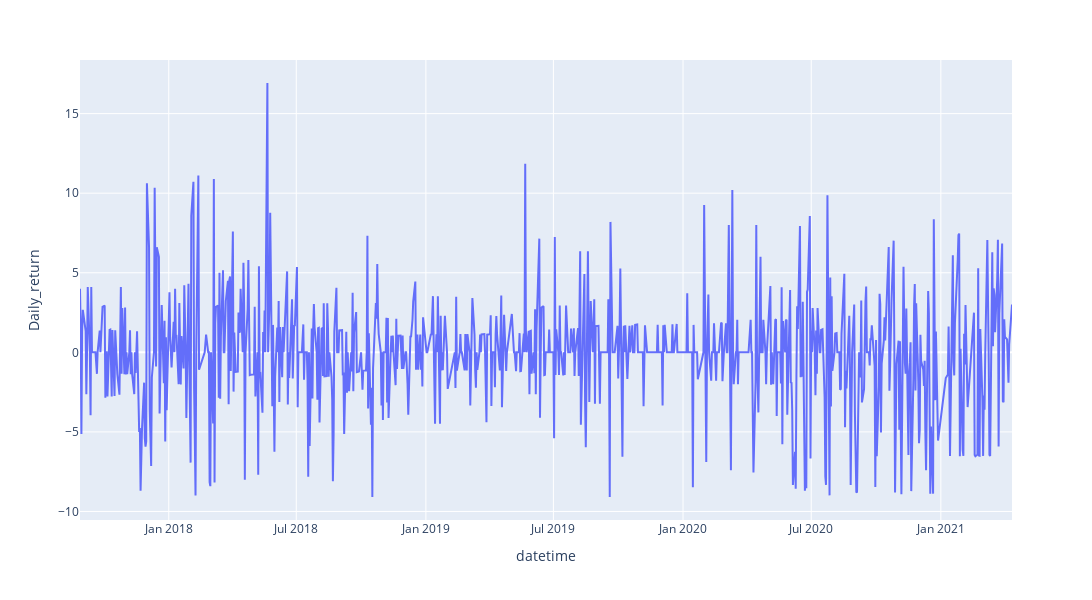

The code cell stored with this chart in its notebook:
### Code cell
df['Daily_return']=df['<Close>'].pct_change()*100
df.dropna(axis = 0, inplace = True)
fig = go.Figure()
px.line(df, x='datetime', y='Daily_return', labels={'x':'Date', 'y':'Daily_Return_%'},width= 1200, height= 600)

### Figure 1 — Plotly figure (JSON) as saved in the notebook; plotly's stock layout.template omitted (floating-point values rounded to 4 significant figures; data arrays with more than 128 entries replaced by an {"elided": "..."} marker saying what was removed)
{"data": [{"hovertemplate": "datetime=%{x}<br>Daily_return=%{y}<extra></extra>", "legendgroup": "", "line": {"color": "#636efa", "dash": "solid"}, "mode": "lines", "name": "", "orientation": "v", "showlegend": false, "type": "scatter", "x": {"elided": "897 str values"}, "xaxis": "x", "y": {"elided": "897 float values"}, "yaxis": "y"}], "layout": {"height": 600, "legend": {"tracegroupgap": 0}, "margin": {"t": 60}, "width": 1200, "xaxis": {"anchor": "y", "domain": [0, 1], "title": {"text": "datetime"}}, "yaxis": {"anchor": "x", "domain": [0, 1], "title": {"text": "Daily_return"}}}}
